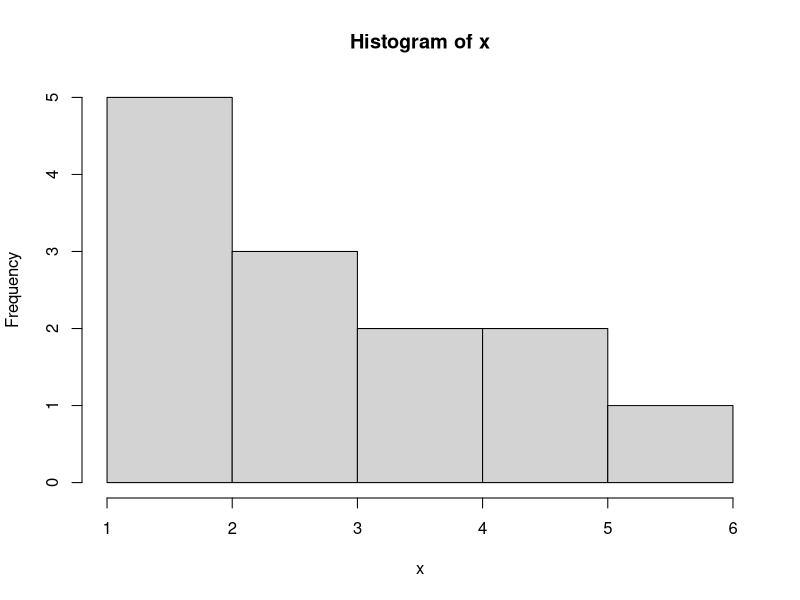
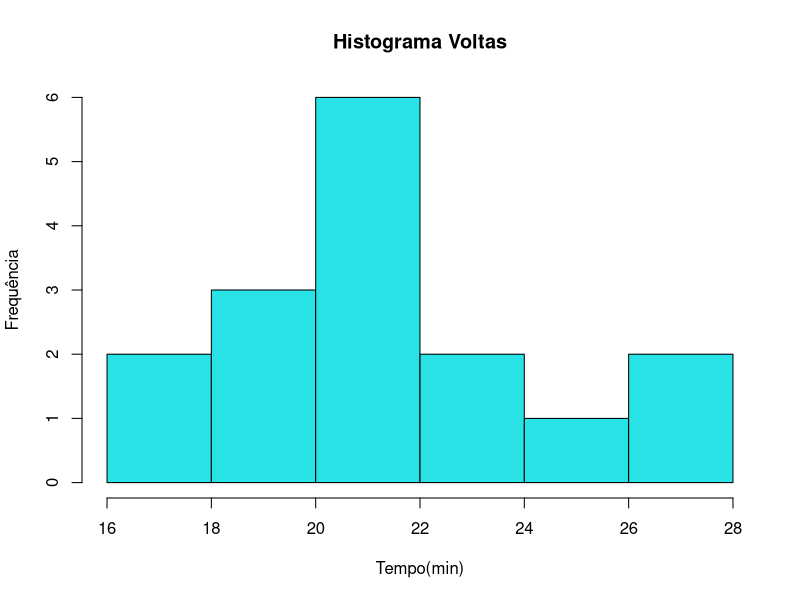

Write the R code that produced these figures, in order.
x = c(2, 2, 2, 2, 2, 3, 3, 3, 4, 4, 5, 5, 6)
hist(x, include.lowest=F, breaks=1:6)
# "hist" is the histogram, "include.lowest" with "breaks" set axis X interval for a more accurate graphic

tempo = c(25, 27, 18, 16, 21, 22, 21, 20, 18, 23, 27, 21, 19, 20, 21, 16)
hist(tempo, right=F, main="Histograma Voltas", xlab="Tempo(min)", ylab="Frequência", col=13)
# "hist" is the histogram, "right" means that the graphic columns close to the right, "main" is the title of the graphic, "xlab" and "ylab" are the axis labels, "col" sets the color
